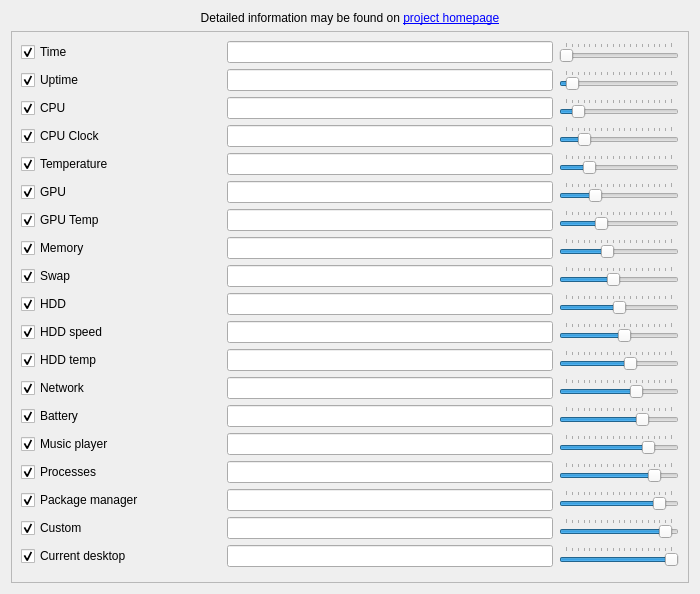
<?xml version="1.0" encoding="UTF-8"?>
<ui version="4.0">
 <class>ConfigWindow</class>
 <widget class="QWidget" name="ConfigWindow">
  <property name="geometry">
   <rect>
    <x>0</x>
    <y>0</y>
    <width>700</width>
    <height>594</height>
   </rect>
  </property>
  <property name="sizePolicy">
   <sizepolicy hsizetype="Expanding" vsizetype="Expanding">
    <horstretch>0</horstretch>
    <verstretch>0</verstretch>
   </sizepolicy>
  </property>
  <property name="minimumSize">
   <size>
    <width>700</width>
    <height>0</height>
   </size>
  </property>
  <property name="maximumSize">
   <size>
    <width>16777215</width>
    <height>16777215</height>
   </size>
  </property>
  <property name="windowTitle">
   <string>Form</string>
  </property>
  <layout class="QVBoxLayout" name="verticalLayout_6">
   <item>
    <widget class="QLabel" name="label">
     <property name="text">
      <string>Detailed information may be found on &lt;a href=&quot;http://arcanis.name/projects/pytextmonitor/&quot;&gt;project homepage&lt;/a&gt;</string>
     </property>
     <property name="alignment">
      <set>Qt::AlignCenter</set>
     </property>
     <property name="wordWrap">
      <bool>true</bool>
     </property>
    </widget>
   </item>
   <item>
    <widget class="QScrollArea" name="scrollArea_settings">
     <property name="widgetResizable">
      <bool>true</bool>
     </property>
     <widget class="QWidget" name="content_settings">
      <property name="geometry">
       <rect>
        <x>0</x>
        <y>-139</y>
        <width>666</width>
        <height>696</height>
       </rect>
      </property>
      <layout class="QVBoxLayout" name="verticalLayout_7">
       <item>
        <layout class="QHBoxLayout" name="layout_time">
         <item>
          <widget class="QCheckBox" name="checkBox_time">
           <property name="minimumSize">
            <size>
             <width>200</width>
             <height>0</height>
            </size>
           </property>
           <property name="text">
            <string>Time</string>
           </property>
           <property name="checked">
            <bool>true</bool>
           </property>
          </widget>
         </item>
         <item>
          <widget class="QLineEdit" name="lineEdit_time">
           <property name="toolTip">
            <string>$time - time in default format
$isotime - time in ISO format
$shorttime - time in short format
$longtime - time in log format
$custom - custom time format</string>
           </property>
           <property name="alignment">
            <set>Qt::AlignRight|Qt::AlignTrailing|Qt::AlignVCenter</set>
           </property>
          </widget>
         </item>
         <item>
          <widget class="QSlider" name="slider_time">
           <property name="maximumSize">
            <size>
             <width>120</width>
             <height>16777215</height>
            </size>
           </property>
           <property name="minimum">
            <number>1</number>
           </property>
           <property name="maximum">
            <number>19</number>
           </property>
           <property name="pageStep">
            <number>1</number>
           </property>
           <property name="orientation">
            <enum>Qt::Horizontal</enum>
           </property>
           <property name="tickPosition">
            <enum>QSlider::TicksAbove</enum>
           </property>
          </widget>
         </item>
        </layout>
       </item>
       <item>
        <layout class="QHBoxLayout" name="layout_uptime">
         <item>
          <widget class="QCheckBox" name="checkBox_uptime">
           <property name="minimumSize">
            <size>
             <width>200</width>
             <height>0</height>
            </size>
           </property>
           <property name="text">
            <string>Uptime</string>
           </property>
           <property name="checked">
            <bool>true</bool>
           </property>
          </widget>
         </item>
         <item>
          <widget class="QLineEdit" name="lineEdit_uptime">
           <property name="toolTip">
            <string>$uptime - system uptime
$custom - custom format</string>
           </property>
           <property name="alignment">
            <set>Qt::AlignRight|Qt::AlignTrailing|Qt::AlignVCenter</set>
           </property>
          </widget>
         </item>
         <item>
          <widget class="QSlider" name="slider_uptime">
           <property name="maximumSize">
            <size>
             <width>120</width>
             <height>16777215</height>
            </size>
           </property>
           <property name="minimum">
            <number>1</number>
           </property>
           <property name="maximum">
            <number>19</number>
           </property>
           <property name="pageStep">
            <number>1</number>
           </property>
           <property name="value">
            <number>2</number>
           </property>
           <property name="orientation">
            <enum>Qt::Horizontal</enum>
           </property>
           <property name="tickPosition">
            <enum>QSlider::TicksAbove</enum>
           </property>
          </widget>
         </item>
        </layout>
       </item>
       <item>
        <layout class="QHBoxLayout" name="layout_cpu">
         <item>
          <widget class="QCheckBox" name="checkBox_cpu">
           <property name="minimumSize">
            <size>
             <width>200</width>
             <height>0</height>
            </size>
           </property>
           <property name="text">
            <string>CPU</string>
           </property>
           <property name="checked">
            <bool>true</bool>
           </property>
           <property name="tristate">
            <bool>true</bool>
           </property>
          </widget>
         </item>
         <item>
          <widget class="QLineEdit" name="lineEdit_cpu">
           <property name="toolTip">
            <string>$cpu - total load CPU, %
$cpu0 - load CPU for core 0, %
...
$cpu9 - load CPU for core 9, %
...
$cpuN - load CPU for core N, %</string>
           </property>
           <property name="alignment">
            <set>Qt::AlignRight|Qt::AlignTrailing|Qt::AlignVCenter</set>
           </property>
          </widget>
         </item>
         <item>
          <widget class="QSlider" name="slider_cpu">
           <property name="maximumSize">
            <size>
             <width>120</width>
             <height>16777215</height>
            </size>
           </property>
           <property name="minimum">
            <number>1</number>
           </property>
           <property name="maximum">
            <number>19</number>
           </property>
           <property name="pageStep">
            <number>1</number>
           </property>
           <property name="value">
            <number>3</number>
           </property>
           <property name="orientation">
            <enum>Qt::Horizontal</enum>
           </property>
           <property name="tickPosition">
            <enum>QSlider::TicksAbove</enum>
           </property>
          </widget>
         </item>
        </layout>
       </item>
       <item>
        <layout class="QHBoxLayout" name="layout_cpuclock">
         <item>
          <widget class="QCheckBox" name="checkBox_cpuclock">
           <property name="minimumSize">
            <size>
             <width>200</width>
             <height>0</height>
            </size>
           </property>
           <property name="text">
            <string>CPU Clock</string>
           </property>
           <property name="checked">
            <bool>true</bool>
           </property>
           <property name="tristate">
            <bool>true</bool>
           </property>
          </widget>
         </item>
         <item>
          <widget class="QLineEdit" name="lineEdit_cpuclock">
           <property name="toolTip">
            <string>$cpucl - average CPU clock, MHz
$cpucl0 - CPU clock for core 0, MHz
...
$cpucl9 - CPU clock for core 9, MHz
...
$cpuclN - CPU clock for core N, MHz</string>
           </property>
           <property name="alignment">
            <set>Qt::AlignRight|Qt::AlignTrailing|Qt::AlignVCenter</set>
           </property>
          </widget>
         </item>
         <item>
          <widget class="QSlider" name="slider_cpuclock">
           <property name="maximumSize">
            <size>
             <width>120</width>
             <height>16777215</height>
            </size>
           </property>
           <property name="minimum">
            <number>1</number>
           </property>
           <property name="maximum">
            <number>19</number>
           </property>
           <property name="pageStep">
            <number>1</number>
           </property>
           <property name="value">
            <number>4</number>
           </property>
           <property name="orientation">
            <enum>Qt::Horizontal</enum>
           </property>
           <property name="tickPosition">
            <enum>QSlider::TicksAbove</enum>
           </property>
          </widget>
         </item>
        </layout>
       </item>
       <item>
        <layout class="QHBoxLayout" name="layout_temp">
         <item>
          <widget class="QCheckBox" name="checkBox_temp">
           <property name="minimumSize">
            <size>
             <width>200</width>
             <height>0</height>
            </size>
           </property>
           <property name="text">
            <string>Temperature</string>
           </property>
           <property name="checked">
            <bool>true</bool>
           </property>
          </widget>
         </item>
         <item>
          <widget class="QLineEdit" name="lineEdit_temp">
           <property name="toolTip">
            <string>$tempN - physical temperature on device N (from 0). Example: $temp0</string>
           </property>
           <property name="alignment">
            <set>Qt::AlignRight|Qt::AlignTrailing|Qt::AlignVCenter</set>
           </property>
          </widget>
         </item>
         <item>
          <widget class="QSlider" name="slider_temp">
           <property name="maximumSize">
            <size>
             <width>120</width>
             <height>16777215</height>
            </size>
           </property>
           <property name="minimum">
            <number>1</number>
           </property>
           <property name="maximum">
            <number>19</number>
           </property>
           <property name="pageStep">
            <number>1</number>
           </property>
           <property name="value">
            <number>5</number>
           </property>
           <property name="orientation">
            <enum>Qt::Horizontal</enum>
           </property>
           <property name="tickPosition">
            <enum>QSlider::TicksAbove</enum>
           </property>
          </widget>
         </item>
        </layout>
       </item>
       <item>
        <layout class="QHBoxLayout" name="layout_gpu">
         <item>
          <widget class="QCheckBox" name="checkBox_gpu">
           <property name="minimumSize">
            <size>
             <width>200</width>
             <height>0</height>
            </size>
           </property>
           <property name="text">
            <string>GPU</string>
           </property>
           <property name="checked">
            <bool>true</bool>
           </property>
          </widget>
         </item>
         <item>
          <widget class="QLineEdit" name="lineEdit_gpu">
           <property name="toolTip">
            <string>$gpu - gpu usage, %</string>
           </property>
           <property name="alignment">
            <set>Qt::AlignRight|Qt::AlignTrailing|Qt::AlignVCenter</set>
           </property>
          </widget>
         </item>
         <item>
          <widget class="QSlider" name="slider_gpu">
           <property name="maximumSize">
            <size>
             <width>120</width>
             <height>16777215</height>
            </size>
           </property>
           <property name="minimum">
            <number>1</number>
           </property>
           <property name="maximum">
            <number>19</number>
           </property>
           <property name="pageStep">
            <number>1</number>
           </property>
           <property name="value">
            <number>6</number>
           </property>
           <property name="orientation">
            <enum>Qt::Horizontal</enum>
           </property>
           <property name="tickPosition">
            <enum>QSlider::TicksAbove</enum>
           </property>
          </widget>
         </item>
        </layout>
       </item>
       <item>
        <layout class="QHBoxLayout" name="layout_gpuTemp">
         <item>
          <widget class="QCheckBox" name="checkBox_gpuTemp">
           <property name="minimumSize">
            <size>
             <width>200</width>
             <height>0</height>
            </size>
           </property>
           <property name="text">
            <string>GPU Temp</string>
           </property>
           <property name="checked">
            <bool>true</bool>
           </property>
          </widget>
         </item>
         <item>
          <widget class="QLineEdit" name="lineEdit_gpuTemp">
           <property name="toolTip">
            <string>$gputemp - physical temperature on GPU</string>
           </property>
           <property name="alignment">
            <set>Qt::AlignRight|Qt::AlignTrailing|Qt::AlignVCenter</set>
           </property>
          </widget>
         </item>
         <item>
          <widget class="QSlider" name="slider_gpuTemp">
           <property name="maximumSize">
            <size>
             <width>120</width>
             <height>16777215</height>
            </size>
           </property>
           <property name="minimum">
            <number>1</number>
           </property>
           <property name="maximum">
            <number>19</number>
           </property>
           <property name="pageStep">
            <number>1</number>
           </property>
           <property name="value">
            <number>7</number>
           </property>
           <property name="orientation">
            <enum>Qt::Horizontal</enum>
           </property>
           <property name="tickPosition">
            <enum>QSlider::TicksAbove</enum>
           </property>
          </widget>
         </item>
        </layout>
       </item>
       <item>
        <layout class="QHBoxLayout" name="layout_mem">
         <item>
          <widget class="QCheckBox" name="checkBox_mem">
           <property name="minimumSize">
            <size>
             <width>200</width>
             <height>0</height>
            </size>
           </property>
           <property name="text">
            <string>Memory</string>
           </property>
           <property name="checked">
            <bool>true</bool>
           </property>
           <property name="tristate">
            <bool>true</bool>
           </property>
          </widget>
         </item>
         <item>
          <widget class="QLineEdit" name="lineEdit_mem">
           <property name="toolTip">
            <string>$mem - RAM usage, %
$memmb - RAM usage, MB
$memgb - RAM usage, GB
$memtotmb - total RAM, MB
$memtotgb - total RAM, GB</string>
           </property>
           <property name="alignment">
            <set>Qt::AlignRight|Qt::AlignTrailing|Qt::AlignVCenter</set>
           </property>
          </widget>
         </item>
         <item>
          <widget class="QSlider" name="slider_mem">
           <property name="maximumSize">
            <size>
             <width>120</width>
             <height>16777215</height>
            </size>
           </property>
           <property name="minimum">
            <number>1</number>
           </property>
           <property name="maximum">
            <number>19</number>
           </property>
           <property name="pageStep">
            <number>1</number>
           </property>
           <property name="value">
            <number>8</number>
           </property>
           <property name="orientation">
            <enum>Qt::Horizontal</enum>
           </property>
           <property name="tickPosition">
            <enum>QSlider::TicksAbove</enum>
           </property>
          </widget>
         </item>
        </layout>
       </item>
       <item>
        <layout class="QHBoxLayout" name="layout_swap">
         <item>
          <widget class="QCheckBox" name="checkBox_swap">
           <property name="minimumSize">
            <size>
             <width>200</width>
             <height>0</height>
            </size>
           </property>
           <property name="text">
            <string>Swap</string>
           </property>
           <property name="checked">
            <bool>true</bool>
           </property>
           <property name="tristate">
            <bool>true</bool>
           </property>
          </widget>
         </item>
         <item>
          <widget class="QLineEdit" name="lineEdit_swap">
           <property name="toolTip">
            <string>$swap - swap usage, %
$swapmb - swap usage, MB
$swapgb - swap usage, GB
$swaptotmb - total swap, MB
$swaptotgb - total swap, GB</string>
           </property>
           <property name="alignment">
            <set>Qt::AlignRight|Qt::AlignTrailing|Qt::AlignVCenter</set>
           </property>
          </widget>
         </item>
         <item>
          <widget class="QSlider" name="slider_swap">
           <property name="maximumSize">
            <size>
             <width>120</width>
             <height>16777215</height>
            </size>
           </property>
           <property name="minimum">
            <number>1</number>
           </property>
           <property name="maximum">
            <number>19</number>
           </property>
           <property name="pageStep">
            <number>1</number>
           </property>
           <property name="value">
            <number>9</number>
           </property>
           <property name="orientation">
            <enum>Qt::Horizontal</enum>
           </property>
           <property name="tickPosition">
            <enum>QSlider::TicksAbove</enum>
           </property>
          </widget>
         </item>
        </layout>
       </item>
       <item>
        <layout class="QHBoxLayout" name="layout_hdd">
         <item>
          <widget class="QCheckBox" name="checkBox_hdd">
           <property name="minimumSize">
            <size>
             <width>200</width>
             <height>0</height>
            </size>
           </property>
           <property name="text">
            <string>HDD</string>
           </property>
           <property name="checked">
            <bool>true</bool>
           </property>
          </widget>
         </item>
         <item>
          <widget class="QLineEdit" name="lineEdit_hdd">
           <property name="toolTip">
            <string>$hddN - usage for mount point N (from 0), %. Example: $hdd0
$hddmbN - usage for mount point N (from 0), MB. Example: $hddmb0
$hddgbN - usage for mount point N (from 0), GB. Example: $hddgb0
$hddtotmbN - total size of mount point N (from 0), MB. Example: $hddtotmb0
$hddtotgbN - total size of mount point N (from 0), GB. Example: $hddtotgb0</string>
           </property>
           <property name="alignment">
            <set>Qt::AlignRight|Qt::AlignTrailing|Qt::AlignVCenter</set>
           </property>
          </widget>
         </item>
         <item>
          <widget class="QSlider" name="slider_hdd">
           <property name="maximumSize">
            <size>
             <width>120</width>
             <height>16777215</height>
            </size>
           </property>
           <property name="minimum">
            <number>1</number>
           </property>
           <property name="maximum">
            <number>19</number>
           </property>
           <property name="pageStep">
            <number>1</number>
           </property>
           <property name="value">
            <number>10</number>
           </property>
           <property name="orientation">
            <enum>Qt::Horizontal</enum>
           </property>
           <property name="tickPosition">
            <enum>QSlider::TicksAbove</enum>
           </property>
          </widget>
         </item>
        </layout>
       </item>
       <item>
        <layout class="QHBoxLayout" name="layout_hddSpeed">
         <item>
          <widget class="QCheckBox" name="checkBox_hddSpeed">
           <property name="minimumSize">
            <size>
             <width>200</width>
             <height>0</height>
            </size>
           </property>
           <property name="text">
            <string>HDD speed</string>
           </property>
           <property name="checked">
            <bool>true</bool>
           </property>
          </widget>
         </item>
         <item>
          <widget class="QLineEdit" name="lineEdit_hddSpeed">
           <property name="toolTip">
            <string>$hddrN - read speed HDD N (from 0), KB/s. Example: $hddr0
$hddwN - write speed HDD N (from 0), KB/s. Example: $hddw0</string>
           </property>
           <property name="alignment">
            <set>Qt::AlignRight|Qt::AlignTrailing|Qt::AlignVCenter</set>
           </property>
          </widget>
         </item>
         <item>
          <widget class="QSlider" name="slider_hddSpeed">
           <property name="maximumSize">
            <size>
             <width>120</width>
             <height>16777215</height>
            </size>
           </property>
           <property name="minimum">
            <number>1</number>
           </property>
           <property name="maximum">
            <number>19</number>
           </property>
           <property name="pageStep">
            <number>1</number>
           </property>
           <property name="value">
            <number>11</number>
           </property>
           <property name="orientation">
            <enum>Qt::Horizontal</enum>
           </property>
           <property name="tickPosition">
            <enum>QSlider::TicksAbove</enum>
           </property>
          </widget>
         </item>
        </layout>
       </item>
       <item>
        <layout class="QHBoxLayout" name="layout_hddTemp">
         <item>
          <widget class="QCheckBox" name="checkBox_hddTemp">
           <property name="minimumSize">
            <size>
             <width>200</width>
             <height>0</height>
            </size>
           </property>
           <property name="text">
            <string>HDD temp</string>
           </property>
           <property name="checked">
            <bool>true</bool>
           </property>
          </widget>
         </item>
         <item>
          <widget class="QLineEdit" name="lineEdit_hddTemp">
           <property name="toolTip">
            <string>$hddtempN - physical temperature on device N (from 0). Example: $hddtemp0</string>
           </property>
           <property name="alignment">
            <set>Qt::AlignRight|Qt::AlignTrailing|Qt::AlignVCenter</set>
           </property>
          </widget>
         </item>
         <item>
          <widget class="QSlider" name="slider_hddTemp">
           <property name="maximumSize">
            <size>
             <width>120</width>
             <height>16777215</height>
            </size>
           </property>
           <property name="minimum">
            <number>1</number>
           </property>
           <property name="maximum">
            <number>19</number>
           </property>
           <property name="pageStep">
            <number>1</number>
           </property>
           <property name="value">
            <number>12</number>
           </property>
           <property name="orientation">
            <enum>Qt::Horizontal</enum>
           </property>
           <property name="tickPosition">
            <enum>QSlider::TicksAbove</enum>
           </property>
          </widget>
         </item>
        </layout>
       </item>
       <item>
        <layout class="QHBoxLayout" name="layout_net">
         <item>
          <widget class="QCheckBox" name="checkBox_net">
           <property name="minimumSize">
            <size>
             <width>200</width>
             <height>0</height>
            </size>
           </property>
           <property name="text">
            <string>Network</string>
           </property>
           <property name="checked">
            <bool>true</bool>
           </property>
           <property name="tristate">
            <bool>true</bool>
           </property>
          </widget>
         </item>
         <item>
          <widget class="QLineEdit" name="lineEdit_net">
           <property name="toolTip">
            <string>$down - download speed, KB/s
$up - upload speed, KB/s
$netdev - current network device</string>
           </property>
           <property name="alignment">
            <set>Qt::AlignRight|Qt::AlignTrailing|Qt::AlignVCenter</set>
           </property>
          </widget>
         </item>
         <item>
          <widget class="QSlider" name="slider_net">
           <property name="maximumSize">
            <size>
             <width>120</width>
             <height>16777215</height>
            </size>
           </property>
           <property name="minimum">
            <number>1</number>
           </property>
           <property name="maximum">
            <number>19</number>
           </property>
           <property name="pageStep">
            <number>1</number>
           </property>
           <property name="value">
            <number>13</number>
           </property>
           <property name="orientation">
            <enum>Qt::Horizontal</enum>
           </property>
           <property name="tickPosition">
            <enum>QSlider::TicksAbove</enum>
           </property>
          </widget>
         </item>
        </layout>
       </item>
       <item>
        <layout class="QHBoxLayout" name="layout_bat">
         <item>
          <widget class="QCheckBox" name="checkBox_bat">
           <property name="minimumSize">
            <size>
             <width>200</width>
             <height>0</height>
            </size>
           </property>
           <property name="text">
            <string>Battery</string>
           </property>
           <property name="checked">
            <bool>true</bool>
           </property>
          </widget>
         </item>
         <item>
          <widget class="QLineEdit" name="lineEdit_bat">
           <property name="toolTip">
            <string>$bat - battery charge, %
$ac - AC status</string>
           </property>
           <property name="alignment">
            <set>Qt::AlignRight|Qt::AlignTrailing|Qt::AlignVCenter</set>
           </property>
          </widget>
         </item>
         <item>
          <widget class="QSlider" name="slider_bat">
           <property name="maximumSize">
            <size>
             <width>120</width>
             <height>16777215</height>
            </size>
           </property>
           <property name="minimum">
            <number>1</number>
           </property>
           <property name="maximum">
            <number>19</number>
           </property>
           <property name="pageStep">
            <number>1</number>
           </property>
           <property name="value">
            <number>14</number>
           </property>
           <property name="orientation">
            <enum>Qt::Horizontal</enum>
           </property>
           <property name="tickPosition">
            <enum>QSlider::TicksAbove</enum>
           </property>
          </widget>
         </item>
        </layout>
       </item>
       <item>
        <layout class="QHBoxLayout" name="layout_player">
         <item>
          <widget class="QCheckBox" name="checkBox_player">
           <property name="minimumSize">
            <size>
             <width>200</width>
             <height>0</height>
            </size>
           </property>
           <property name="text">
            <string>Music player</string>
           </property>
           <property name="checked">
            <bool>true</bool>
           </property>
          </widget>
         </item>
         <item>
          <widget class="QLineEdit" name="lineEdit_player">
           <property name="toolTip">
            <string>$album - song album
$artist - song artist
$progress - song progress
$time - song duration
$title - song title</string>
           </property>
           <property name="alignment">
            <set>Qt::AlignRight|Qt::AlignTrailing|Qt::AlignVCenter</set>
           </property>
          </widget>
         </item>
         <item>
          <widget class="QSlider" name="slider_player">
           <property name="maximumSize">
            <size>
             <width>120</width>
             <height>16777215</height>
            </size>
           </property>
           <property name="minimum">
            <number>1</number>
           </property>
           <property name="maximum">
            <number>19</number>
           </property>
           <property name="pageStep">
            <number>1</number>
           </property>
           <property name="value">
            <number>15</number>
           </property>
           <property name="orientation">
            <enum>Qt::Horizontal</enum>
           </property>
           <property name="tickPosition">
            <enum>QSlider::TicksAbove</enum>
           </property>
          </widget>
         </item>
        </layout>
       </item>
       <item>
        <layout class="QHBoxLayout" name="layout_ps">
         <item>
          <widget class="QCheckBox" name="checkBox_ps">
           <property name="minimumSize">
            <size>
             <width>200</width>
             <height>0</height>
            </size>
           </property>
           <property name="text">
            <string>Processes</string>
           </property>
           <property name="checked">
            <bool>true</bool>
           </property>
          </widget>
         </item>
         <item>
          <widget class="QLineEdit" name="lineEdit_ps">
           <property name="toolTip">
            <string>$pscount - number of running processes
$pstotal - total number of running processes
$ps - list of running processes comma separated</string>
           </property>
           <property name="alignment">
            <set>Qt::AlignRight|Qt::AlignTrailing|Qt::AlignVCenter</set>
           </property>
          </widget>
         </item>
         <item>
          <widget class="QSlider" name="slider_ps">
           <property name="maximumSize">
            <size>
             <width>120</width>
             <height>16777215</height>
            </size>
           </property>
           <property name="minimum">
            <number>1</number>
           </property>
           <property name="maximum">
            <number>19</number>
           </property>
           <property name="pageStep">
            <number>1</number>
           </property>
           <property name="value">
            <number>16</number>
           </property>
           <property name="orientation">
            <enum>Qt::Horizontal</enum>
           </property>
           <property name="tickPosition">
            <enum>QSlider::TicksAbove</enum>
           </property>
          </widget>
         </item>
        </layout>
       </item>
       <item>
        <layout class="QHBoxLayout" name="layout_pkg">
         <item>
          <widget class="QCheckBox" name="checkBox_pkg">
           <property name="minimumSize">
            <size>
             <width>200</width>
             <height>0</height>
            </size>
           </property>
           <property name="text">
            <string>Package manager</string>
           </property>
           <property name="checked">
            <bool>true</bool>
           </property>
          </widget>
         </item>
         <item>
          <widget class="QLineEdit" name="lineEdit_pkg">
           <property name="toolTip">
            <string>$pkgcountN - number of packages which are available for updates, command N. For example $pkgcount0</string>
           </property>
           <property name="alignment">
            <set>Qt::AlignRight|Qt::AlignTrailing|Qt::AlignVCenter</set>
           </property>
          </widget>
         </item>
         <item>
          <widget class="QSlider" name="slider_pkg">
           <property name="maximumSize">
            <size>
             <width>120</width>
             <height>16777215</height>
            </size>
           </property>
           <property name="minimum">
            <number>1</number>
           </property>
           <property name="maximum">
            <number>19</number>
           </property>
           <property name="pageStep">
            <number>1</number>
           </property>
           <property name="value">
            <number>17</number>
           </property>
           <property name="orientation">
            <enum>Qt::Horizontal</enum>
           </property>
           <property name="tickPosition">
            <enum>QSlider::TicksAbove</enum>
           </property>
          </widget>
         </item>
        </layout>
       </item>
       <item>
        <layout class="QHBoxLayout" name="layout_custom">
         <item>
          <widget class="QCheckBox" name="checkBox_custom">
           <property name="minimumSize">
            <size>
             <width>200</width>
             <height>0</height>
            </size>
           </property>
           <property name="text">
            <string>Custom</string>
           </property>
           <property name="checked">
            <bool>true</bool>
           </property>
          </widget>
         </item>
         <item>
          <widget class="QLineEdit" name="lineEdit_custom">
           <property name="toolTip">
            <string>$customN - get output from custom command N (from N). Example `$custom0`</string>
           </property>
           <property name="alignment">
            <set>Qt::AlignRight|Qt::AlignTrailing|Qt::AlignVCenter</set>
           </property>
          </widget>
         </item>
         <item>
          <widget class="QSlider" name="slider_custom">
           <property name="maximumSize">
            <size>
             <width>120</width>
             <height>16777215</height>
            </size>
           </property>
           <property name="minimum">
            <number>1</number>
           </property>
           <property name="maximum">
            <number>19</number>
           </property>
           <property name="pageStep">
            <number>1</number>
           </property>
           <property name="value">
            <number>18</number>
           </property>
           <property name="orientation">
            <enum>Qt::Horizontal</enum>
           </property>
           <property name="tickPosition">
            <enum>QSlider::TicksAbove</enum>
           </property>
          </widget>
         </item>
        </layout>
       </item>
       <item>
        <layout class="QHBoxLayout" name="layout_desktop">
         <item>
          <widget class="QCheckBox" name="checkBox_desktop">
           <property name="minimumSize">
            <size>
             <width>200</width>
             <height>0</height>
            </size>
           </property>
           <property name="text">
            <string>Current desktop</string>
           </property>
           <property name="checked">
            <bool>true</bool>
           </property>
          </widget>
         </item>
         <item>
          <widget class="QLineEdit" name="lineEdit_desktop">
           <property name="toolTip">
            <string>$name - desktop name
$number - desktop number
$total - total number of desktops</string>
           </property>
           <property name="alignment">
            <set>Qt::AlignRight|Qt::AlignTrailing|Qt::AlignVCenter</set>
           </property>
          </widget>
         </item>
         <item>
          <widget class="QSlider" name="slider_desktop">
           <property name="maximumSize">
            <size>
             <width>120</width>
             <height>16777215</height>
            </size>
           </property>
           <property name="minimum">
            <number>1</number>
           </property>
           <property name="maximum">
            <number>19</number>
           </property>
           <property name="pageStep">
            <number>1</number>
           </property>
           <property name="value">
            <number>19</number>
           </property>
           <property name="orientation">
            <enum>Qt::Horizontal</enum>
           </property>
           <property name="tickPosition">
            <enum>QSlider::TicksAbove</enum>
           </property>
          </widget>
         </item>
        </layout>
       </item>
       <item>
        <spacer name="spacer_elements">
         <property name="orientation">
          <enum>Qt::Vertical</enum>
         </property>
         <property name="sizeHint" stdset="0">
          <size>
           <width>20</width>
           <height>0</height>
          </size>
         </property>
        </spacer>
       </item>
      </layout>
     </widget>
    </widget>
   </item>
  </layout>
 </widget>
 <tabstops>
  <tabstop>checkBox_time</tabstop>
  <tabstop>lineEdit_time</tabstop>
  <tabstop>slider_time</tabstop>
  <tabstop>checkBox_uptime</tabstop>
  <tabstop>lineEdit_uptime</tabstop>
  <tabstop>slider_uptime</tabstop>
  <tabstop>checkBox_cpu</tabstop>
  <tabstop>lineEdit_cpu</tabstop>
  <tabstop>slider_cpu</tabstop>
  <tabstop>checkBox_cpuclock</tabstop>
  <tabstop>lineEdit_cpuclock</tabstop>
  <tabstop>slider_cpuclock</tabstop>
  <tabstop>checkBox_temp</tabstop>
  <tabstop>lineEdit_temp</tabstop>
  <tabstop>slider_temp</tabstop>
  <tabstop>checkBox_gpu</tabstop>
  <tabstop>lineEdit_gpu</tabstop>
  <tabstop>slider_gpu</tabstop>
  <tabstop>checkBox_gpuTemp</tabstop>
  <tabstop>lineEdit_gpuTemp</tabstop>
  <tabstop>slider_gpuTemp</tabstop>
  <tabstop>checkBox_mem</tabstop>
  <tabstop>lineEdit_mem</tabstop>
  <tabstop>slider_mem</tabstop>
  <tabstop>checkBox_swap</tabstop>
  <tabstop>lineEdit_swap</tabstop>
  <tabstop>slider_swap</tabstop>
  <tabstop>checkBox_hdd</tabstop>
  <tabstop>lineEdit_hdd</tabstop>
  <tabstop>slider_hdd</tabstop>
  <tabstop>checkBox_hddTemp</tabstop>
  <tabstop>checkBox_hddSpeed</tabstop>
  <tabstop>lineEdit_hddSpeed</tabstop>
  <tabstop>slider_hddSpeed</tabstop>
  <tabstop>lineEdit_hddTemp</tabstop>
  <tabstop>slider_hddTemp</tabstop>
  <tabstop>checkBox_net</tabstop>
  <tabstop>lineEdit_net</tabstop>
  <tabstop>slider_net</tabstop>
  <tabstop>checkBox_bat</tabstop>
  <tabstop>lineEdit_bat</tabstop>
  <tabstop>slider_bat</tabstop>
  <tabstop>checkBox_player</tabstop>
  <tabstop>lineEdit_player</tabstop>
  <tabstop>slider_player</tabstop>
  <tabstop>checkBox_ps</tabstop>
  <tabstop>lineEdit_ps</tabstop>
  <tabstop>slider_ps</tabstop>
  <tabstop>checkBox_pkg</tabstop>
  <tabstop>lineEdit_pkg</tabstop>
  <tabstop>slider_pkg</tabstop>
  <tabstop>checkBox_custom</tabstop>
  <tabstop>lineEdit_custom</tabstop>
  <tabstop>slider_custom</tabstop>
 </tabstops>
 <resources/>
 <connections/>
</ui>
